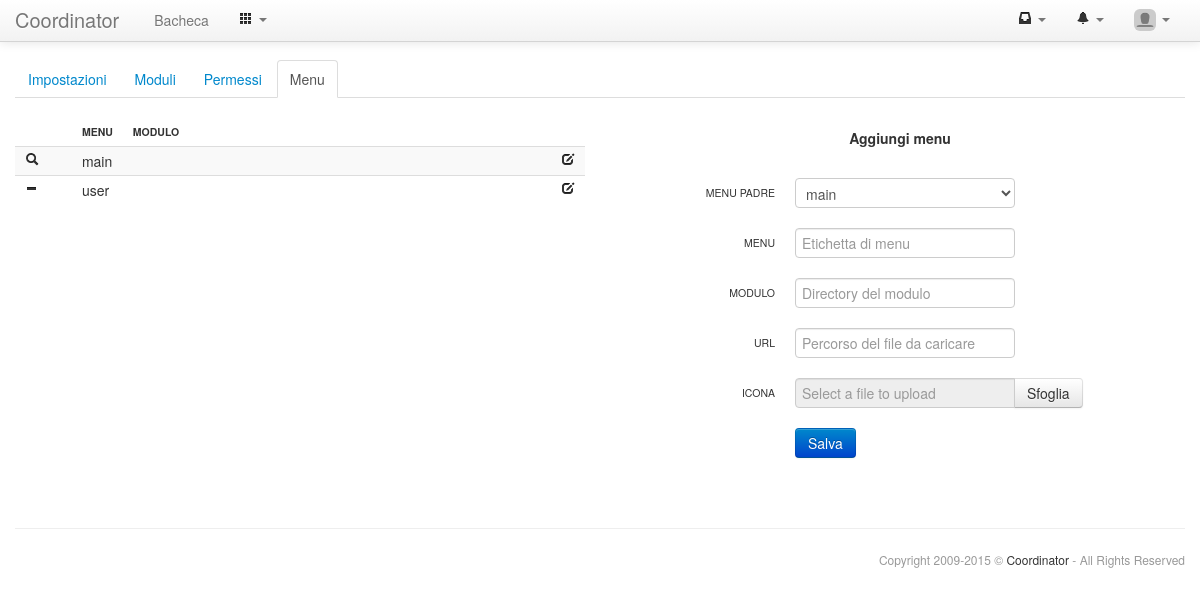
/settings/menus_edit.php (signed in), run on the app's committed database.
### tables this page shows
CREATE TABLE IF NOT EXISTS `settings_settings` (
  `code` varchar(255) NOT NULL,
  `value` varchar(255) DEFAULT NULL,
  PRIMARY KEY (`code`)
);

CREATE TABLE IF NOT EXISTS `settings_menus` (
  `id` int(11) NOT NULL AUTO_INCREMENT,
  `idMenu` int(11) NOT NULL DEFAULT '0',
  `menu` varchar(25) NOT NULL,
  `module` varchar(25) DEFAULT NULL,
  `url` varchar(255) DEFAULT NULL,
  `position` int(3) unsigned NOT NULL DEFAULT '0',
  PRIMARY KEY (`id`)
);

### core/structure.class.php (the view, shortened to what the rows shown need)
<?php
class str_table{
 private $current_row=0;
 protected $class;
 protected $th_array;
 protected $tr_array;
 public function __construct($unvalued=NULL,$sortable=FALSE,$get=NULL,$class=NULL){
  $this->class=$class;
  $this->current_row=0;
  $this->th_array=array();
  $this->tr_array=array();
  return TRUE;
 }
 public function addHeader($name,$class=NULL,$width=NULL,$order=NULL,$colspan=1){
  $th=new stdClass();
  $th->name=$name;
  $th->class=$class;
  $th->width=$width;
  $th->order=$order;
  $th->colspan=$colspan;
  $this->th_array[]=$th;
  return TRUE;
 }
 public function addRow($class=NULL){
  $this->current_row++;
  $this->tr_array[$this->current_row]=new stdClass();
  $this->tr_array[$this->current_row]->class=$class;
  $this->tr_array[$this->current_row]->fields=array();
  return TRUE;
 }
 function addField($content,$class=NULL,$colspan=1){
  $td=new stdClass();
  $td->content=$content;
  $td->class=$class;
  $td->colspan=$colspan;
  $this->tr_array[$this->current_row]->fields[]=$td;
  return TRUE;
 }
 function render($echo=TRUE){
  $return="\n";
  $return.="<table class='table table-striped table-hover table-condensed ".$this->class."'>\n";
  if(is_array($this->th_array)){
   $return.="<thead>\n <tr>\n";
   foreach($this->th_array as $th){
    $return.="  <th class='".$th->class."' width='".$th->width."' colspan='".$th->colspan."'>";
    $return.=$th->name;
    $return.="</th>\n";
   }
   $return.=" </tr>\n";
   $return.="</thead>\n";
  }
  $return.="<tbody>\n";
  if(is_array($this->tr_array)){
   foreach($this->tr_array as $tr){
    $return.=" <tr class='".$tr->class."'>\n";
    if(is_array($tr->fields)){
     foreach($tr->fields as $td){
      $return.="  <td class='".$td->class."' colspan='".$td->colspan."'>".$td->content."</td>\n";
     }
    }
    $return.=" </tr>\n";
   }
  }
  $return.="</tbody>\n";
  $return.="</table>\n\n\n";
  if($echo){echo $return;return TRUE;}else{return $return;}
 }
}
?>

### core/html.class.php (shortened to what the rows shown need)
<?php
class HTML{
public function header($title="",$nav="dashboard",$navbar=TRUE){
?>
<!DOCTYPE html>
<html lang="it">
<head>
 <link href="<?php echo $GLOBALS['dir']."core/bootstrap/css/bootstrap.min.css";?>" rel="stylesheet">
 <link href="<?php echo $GLOBALS['dir']."core/bootstrap/css/bootstrap-custom.css";?>" rel="stylesheet">
 <link href="<?php echo $GLOBALS['dir']."core/bootstrap/css/bootstrap-responsive.css";?>" rel="stylesheet">
 <link href="<?php echo $GLOBALS['dir']."core/template.css";?>" rel="stylesheet">
 <link href="<?php echo $GLOBALS['dir']."core/bootstrap-datetimepicker/css/bootstrap-datetimepicker.min.css";?>" rel="stylesheet">
 <link href="<?php echo $GLOBALS['dir']."core/bootstrap-markdown/css/bootstrap-markdown.min.css";?>" rel="stylesheet">
 <link href="<?php echo $GLOBALS['dir']."core/bootstrap-select2/select2.css";?>" rel="stylesheet">
 <link href="<?php echo $GLOBALS['dir']."core/bootstrap-slider/css/bootstrap-slider.min.css";?>" rel="stylesheet">
 <link href="<?php echo $GLOBALS['dir']."core/bootstrap-wysihtml5/css/bootstrap-wysihtml5.css";?>" rel="stylesheet">
 <link href="<?php echo $GLOBALS['dir']."core/bootstrap-tagsinput/css/bootstrap-tagsinput.css";?>" rel="stylesheet">
 <link href="<?php echo $GLOBALS['dir']."core/shadowbox/shadowbox.css";?>" rel="stylesheet">
</head>
<body <?php if(api_baseName()=="login.php"){echo "class='login-background'";}?>>
 <div class="navbar navbar-fixed-top">
  <div class="navbar-inner">
   <div class="container">
    <?php
     if(file_exists("../uploads/uploads/core/logo.png") && api_getOption('show_logo')){
      echo "<a class='brand-logo' href='".$GLOBALS['dir']."index.php'><img src='".$GLOBALS['dir']."uploads/uploads/core/logo.png'></a>\n";
     }else{
      echo "<a class='brand' href='".$GLOBALS['dir']."index.php'>".api_getOption('title')."</a>\n";
     }
    ?>
    <?php if($navbar){ ?>
    <div class="nav-collapse collapse">
     <ul class="nav">
     </ul>
     <ul class="nav pull-right">
     </ul>
    </div>
    <?php } ?>
   </div>
  </div>
 </div>
 <div class="container">
<?php
}
public function footer($wiki_link=NULL,$copyright=TRUE){
?>
 </div>
</body>
</html>
<?php
}
 protected $split_open;
 protected $split_columns;
 public function __construct(){
  $this->split_open=FALSE;
  $this->split_columns=0;
 }
 function split_open($class=NULL){
  echo "<div class='row-fluid ".$class."'>\n";
 }
 function split_span($columns,$class=NULL){
  if($this->split_open){
   echo "\n </div>\n";
  }else{
   $this->split_open=TRUE;
  }
  $this->split_columns=$columns;
  echo " <div class='span".$columns." ".$class."'>\n\n";
 }
 function split_close(){
  if($this->split_open){
   echo "\n </div>\n";
   $this->split_open=FALSE;
  }
  echo "</div>\n\n";
 }
}
?>

### data on the page
settings_settings: value "Coordinator"
settings_menus: menu "main"
settings_menus: menu "user"

### other printed values
api_text("core-menu-dashboard") "Bacheca"
$nt->label "Impostazioni"
$nt->label "Moduli"
$nt->label "Permessi"
$nt->label "Menu"
$ff->label "MENU PADRE"
$ff->label "MENU"
$ff->label "MODULO"
$ff->label "URL"
$ff->label "ICONA"
form field idMenu "main"
